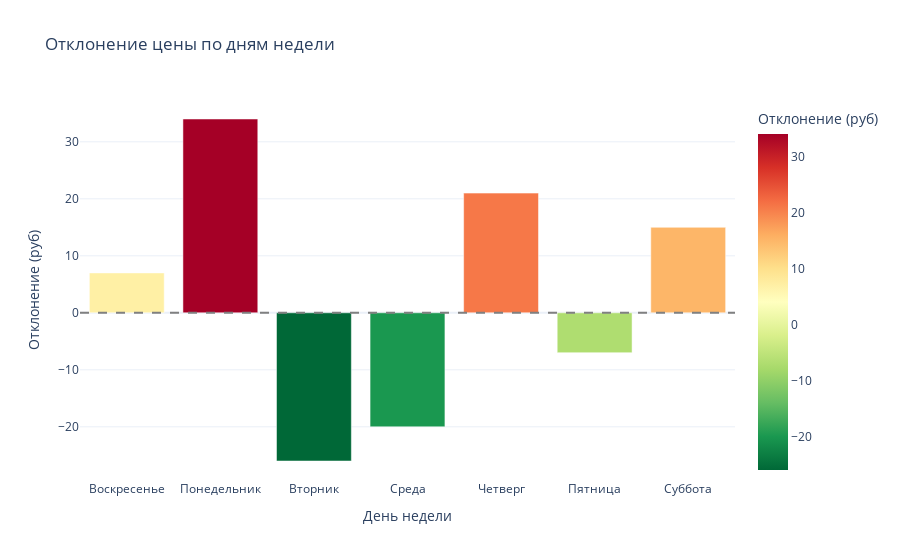

Notebook source saved alongside this figure:
### Markdown cell above
### 3.1 По дням недели

### Code cell
# Агрегация по дню недели
df_by_day = pd.read_sql("""
SELECT 
    fetch_day_of_week,
    day_name,
    ROUND(AVG(avg_price_deviation), 0) as avg_deviation,
    ROUND(AVG(avg_price), 0) as avg_price,
    SUM(observations_count) as observations
FROM public_dm.dm_price_by_day_and_hour
GROUP BY fetch_day_of_week, day_name
ORDER BY fetch_day_of_week
""", engine)

display(df_by_day)

fig = px.bar(
    df_by_day,
    x='day_name',
    y='avg_deviation',
    title='Отклонение цены по дням недели',
    labels={'day_name': 'День недели', 'avg_deviation': 'Отклонение (руб)'},
    color='avg_deviation',
    color_continuous_scale='RdYlGn_r'
)
fig.add_hline(y=0, line_dash="dash", line_color="gray")
fig.update_layout(template='plotly_white')
fig.show()

### Figure 1 — Plotly figure (JSON) as saved in the notebook; plotly's stock layout.template omitted (floating-point values rounded to 4 significant figures)
{"data": [{"hovertemplate": "День недели=%{x}<br>Отклонение (руб)=%{marker.color}<extra></extra>", "legendgroup": "", "marker": {"color": [7.0, 34.0, -26.0, -20.0, 21.0, -7.0, 15.0], "coloraxis": "coloraxis", "pattern": {"shape": ""}}, "name": "", "orientation": "v", "showlegend": false, "textposition": "auto", "type": "bar", "x": ["Воскресенье", "Понедельник", "Вторник", "Среда", "Четверг", "Пятница", "Суббота"], "xaxis": "x", "y": [7.0, 34.0, -26.0, -20.0, 21.0, -7.0, 15.0], "yaxis": "y"}], "layout": {"autosize": true, "barmode": "relative", "coloraxis": {"colorbar": {"title": {"text": "Отклонение (руб)"}}, "colorscale": [[0, "rgb(0,104,55)"], [0.1, "rgb(26,152,80)"], [0.2, "rgb(102,189,99)"], [0.3, "rgb(166,217,106)"], [0.4, "rgb(217,239,139)"], [0.5, "rgb(255,255,191)"], [0.6, "rgb(254,224,139)"], [0.7, "rgb(253,174,97)"], [0.8, "rgb(244,109,67)"], [0.9, "rgb(215,48,39)"], [1, "rgb(165,0,38)"]]}, "legend": {"tracegroupgap": 0}, "shapes": [{"line": {"color": "gray", "dash": "dash"}, "type": "line", "x0": 0, "x1": 1, "xref": "x domain", "y0": 0, "y1": 0, "yref": "y"}], "title": {"text": "Отклонение цены по дням недели"}, "xaxis": {"anchor": "y", "autorange": true, "domain": [0, 1], "range": [-0.5, 6.5], "title": {"text": "День недели"}, "type": "category"}, "yaxis": {"anchor": "x", "autorange": true, "domain": [0, 1], "range": [-29.33, 37.33], "title": {"text": "Отклонение (руб)"}, "type": "linear"}}}
